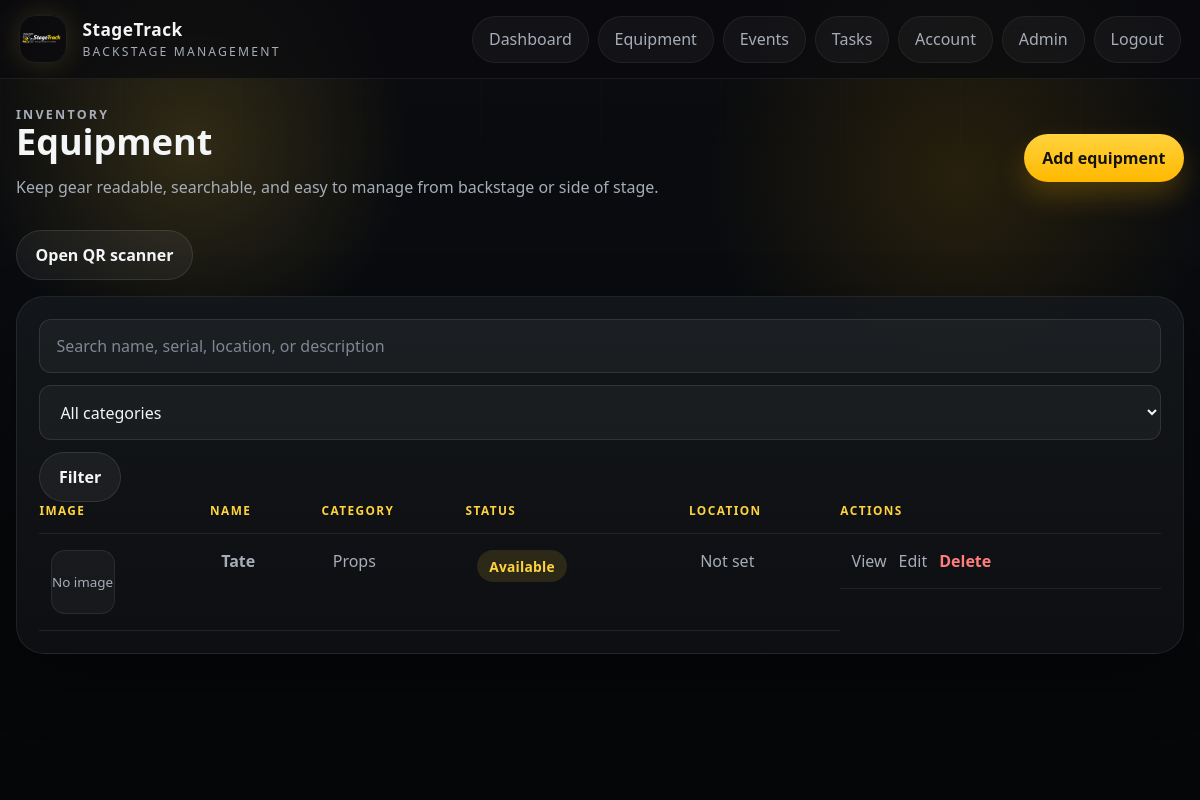
/equipment/ (signed in), run on an earlier commit of the app's database.
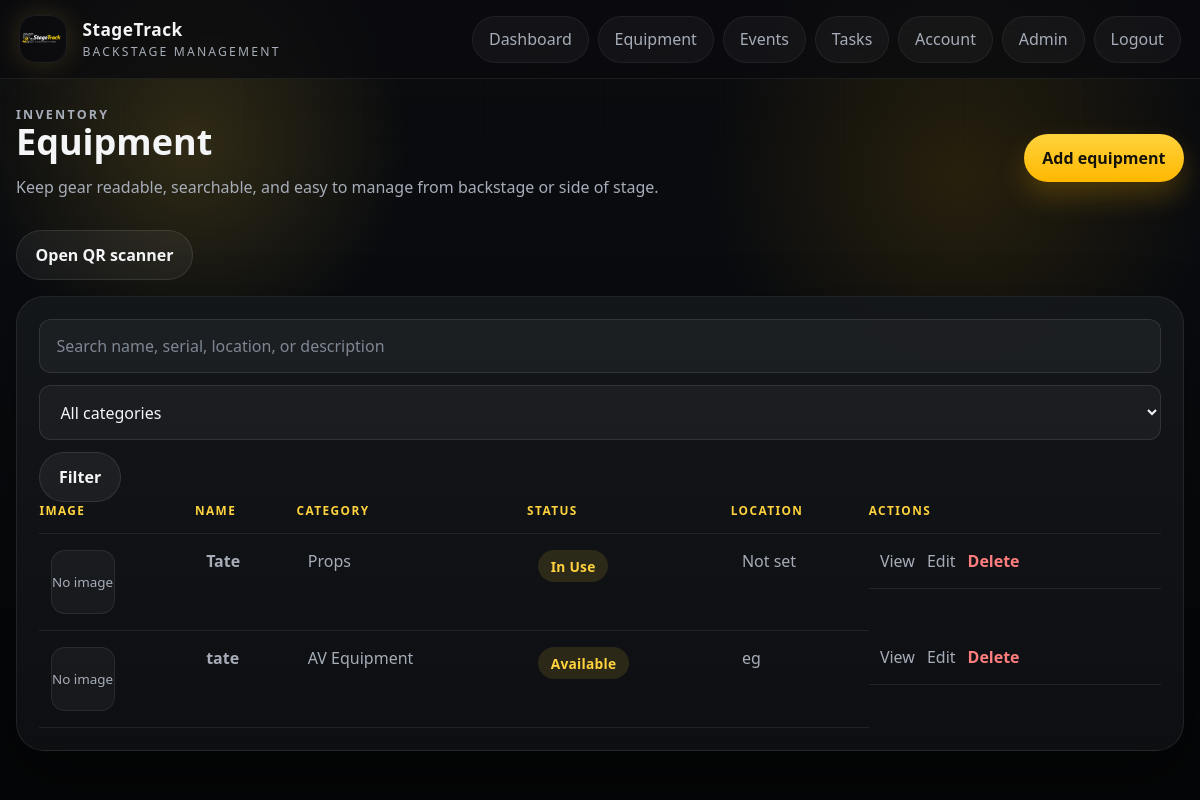
And on a later commit of the database.
### app/models.py (models this page shows)
class Equipment(db.Model):
    id = db.Column(db.Integer, primary_key=True)
    name = db.Column(db.String(120), nullable=False)
    category = db.Column(db.String(80), nullable=False)
    description = db.Column(db.Text)
    serial_number = db.Column(db.String(120), unique=True)
    qr_code = db.Column(db.String(255))
    condition = db.Column(db.String(80), default="Good")
    location = db.Column(db.String(120))
    status = db.Column(db.String(80), nullable=False, default="Available")
    image_path = db.Column(db.String(255))
    created_at = db.Column(db.DateTime, default=datetime.utcnow, nullable=False)
    checkouts = db.relationship("EquipmentCheckout", back_populates="equipment", lazy=True)
    damage_reports = db.relationship("DamageReport", back_populates="equipment", lazy=True)

### app/equipment/routes.py (the view, shortened to what this page needs)
@equipment_bp.route("/")
@login_required
def index():
    query = Equipment.query
    search = request.args.get("q", "").strip()
    category = request.args.get("category", "").strip()
    if category:
        query = query.filter_by(category=category)
    equipment_items = query.order_by(Equipment.name.asc()).all()
    return render_template(
        "equipment/index.html",
        equipment_items=equipment_items,
        categories=CATEGORIES,
        current_search=search,
        current_category=category,
    )

### app/auth/routes.py (called while the page is built)
def current_user():
    user_id = session.get("user_id")
    if not user_id:
        return None
    user = db.session.get(User, user_id)
    if user and not user.is_active:
        session.clear()
        return None
    return user

def login_required(view):
    @wraps(view)
    def wrapped_view(*args, **kwargs):
        if not current_user():
            return redirect(url_for("auth.login"))
        return view(*args, **kwargs)
    return wrapped_view

@auth_bp.app_context_processor
def inject_user():
    first_user_pending = User.query.count() == 0
    return {
        "current_user": current_user(),
        "manager_roles": MANAGER_ROLES,
        "registration_open": first_user_pending,
    }

### app/templates/equipment/index.html (shortened to what this page needs)
{% extends "base.html" %}
{% block content %}
<section class="page-header page-header-inline">
    <div>
        <p class="eyebrow">Inventory</p>
        <h1>Equipment</h1>
        <p>Keep gear readable, searchable, and easy to manage from backstage or side of stage.</p>
    </div>
    {% if current_user.role in manager_roles %}
        <a class="button button-primary" href="{{ url_for('equipment.create') }}">Add equipment</a>
    {% endif %}
</section>
<section class="actions page-actions">
    <a class="button button-secondary" href="{{ url_for('equipment.scanner') }}">Open QR scanner</a>
</section>
<section class="panel">
    <form method="get" class="filter-bar">
        <input type="search" name="q" placeholder="Search name, serial, location, or description" value="{{ current_search }}">
        <select name="category">
            <option value="">All categories</option>
        </select>
        <button class="button button-secondary" type="submit">Filter</button>
    </form>
    <div class="table-wrap">
        <table>
            <thead>
                <tr>
                    <th>Image</th>
                    <th>Name</th>
                    <th>Category</th>
                    <th>Status</th>
                    <th>Location</th>
                    {% if current_user.role in manager_roles %}
                        <th>Actions</th>
                    {% endif %}
                </tr>
            </thead>
            <tbody>
                {% for item in equipment_items %}
                    <tr>
                        <td data-label="Image">
                            {% if item.image_path %}
                                <img class="table-thumb" src="{{ url_for('static', filename='uploads/' ~ item.image_path) }}" alt="{{ item.name }}">
                            {% else %}
                                <div class="table-thumb table-thumb-placeholder">No image</div>
                            {% endif %}
                        </td>
                        <td data-label="Name"><a href="{{ url_for('equipment.detail', item_id=item.id) }}"><strong>{{ item.name }}</strong></a></td>
                        <td data-label="Category">{{ item.category }}</td>
                        <td data-label="Status"><span class="status-pill">{{ item.status }}</span></td>
                        <td data-label="Location">{{ item.location or "Not set" }}</td>
                        {% if current_user.role in manager_roles %}
                            <td data-label="Actions" class="actions">
                                <a href="{{ url_for('equipment.detail', item_id=item.id) }}">View</a>
                                <a href="{{ url_for('equipment.edit', item_id=item.id) }}">Edit</a>
                                {% if current_user.role in ["Admin", "Teacher"] %}
                                    <form method="post" action="{{ url_for('equipment.delete', item_id=item.id) }}">
                                        <button type="submit" class="button-link">Delete</button>
                                    </form>
                                {% endif %}
                            </td>
                        {% endif %}
                    </tr>
                {% else %}
                    <tr>
                        <td colspan="6" class="empty-state">No equipment found.</td>
                    </tr>
                {% endfor %}
            </tbody>
        </table>
    </div>
</section>
{% endblock %}

### app/templates/base.html (shortened to what this page needs)
<!doctype html>
<html lang="en">
<head>
    <link rel="stylesheet" href="{{ url_for('static', filename='css/styles.css') }}">
</head>
<body>
    <div class="app-backdrop"></div>
    <header class="site-header">
        <a class="brand" href="{{ url_for('home') }}">
            <img class="brand-logo" src="{{ url_for('static', filename='images/stagetrack-logo.png') }}" alt="StageTrack logo">
            <span class="brand-copy">
                <strong>StageTrack</strong>
                <span>Backstage management</span>
            </span>
        </a>
        <nav class="site-nav">
            {% if current_user %}
                <a href="{{ url_for('dashboard') }}">Dashboard</a>
                <a href="{{ url_for('equipment.index') }}">Equipment</a>
                <a href="{{ url_for('events.index') }}">Events</a>
                <a href="{{ url_for('tasks.index') }}">Tasks</a>
                <a href="{{ url_for('auth.account') }}">Account</a>
                {% if current_user.role == "Admin" %}
                    <a href="{{ url_for('admin.users') }}">Admin</a>
                {% endif %}
                <a href="{{ url_for('auth.logout') }}">Logout</a>
            {% else %}
                <a href="{{ url_for('auth.login') }}">Staff access</a>
            {% endif %}
        </nav>
    </header>
    <main class="page-shell">
        {% block content %}{% endblock %}
    </main>
</body>
</html>

What changed in the data, as far as the page shows it:
changed Equipment "Tate": status "Available" → "In Use"
added Equipment: shows "No image", name "tate", category "AV Equipment", status "Available", location "eg"
